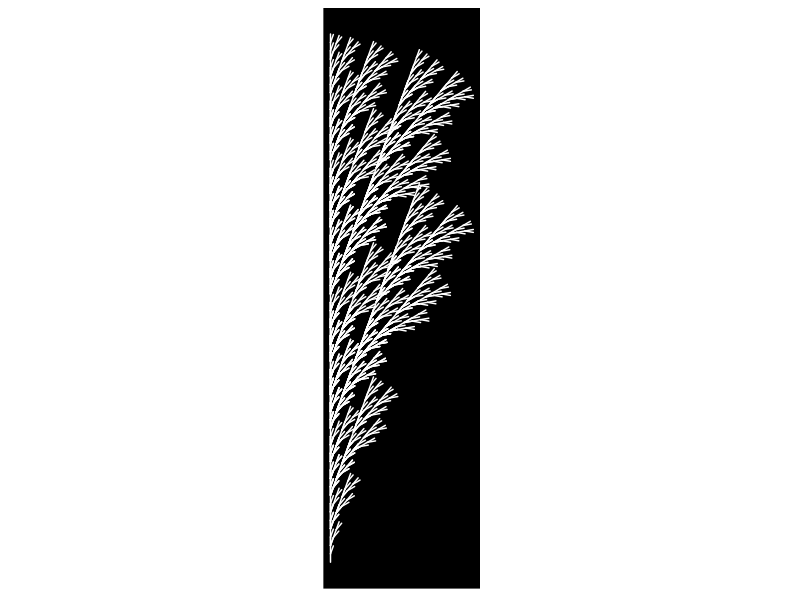

Write the R code that produced this figure.
library(gsubfn)
library(stringr)
library(dplyr)
library(ggplot2)
#https://fronkonstin.com/2017/06/26/a-shiny-app-to-draw-curves-based-on-l-systems/
#Plant 1
axiom="F"
rules=list("F"="FF-[-F+F+F]+[+F-F-F]")
angle=22.5
depth=4

#Plant 2
axiom="X"
rules=list("X"="F[+X][-X]FX", "F"="FF")
angle=25.7
depth=7

#Plant 3
axiom="X"
rules=list("X"="F[+X]F[-X]+X", "F"="FF")
angle=20
depth=7

#Plant 4
axiom="X"
rules=list("X"="F-[[X]+X]+F[+FX]-X", "F"="FF")
angle=22.5
depth=5

#Plant 5
axiom="F"
rules=list("F"="F[+F]F[-F]F")
angle=25.7
depth=5

#Plant 6
axiom="F"
rules=list("F"="F[+F]F[-F][F]")
angle=20
depth=5

#Plant 7
axiom="F"
rules=list("F"="F[-F]F[-F][F]")
angle=20
depth=5


for (i in 1:depth) axiom=gsubfn(".", rules, axiom)

actions=str_extract_all(axiom, "\\d*\\+|\\d*\\-|F|L|R|\\[|\\]|\\|") %>% unlist

status=data.frame(x=numeric(0), y=numeric(0), alfa=numeric(0))
points=data.frame(x1 = 0, y1 = 0, x2 = NA, y2 = NA, alfa=90, depth=1)


for (action in actions) 
{
  if (action=="F")
  {
    x=points[1, "x1"]+cos(points[1, "alfa"]*(pi/180))
    y=points[1, "y1"]+sin(points[1, "alfa"]*(pi/180))
    points[1,"x2"]=x
    points[1,"y2"]=y
    data.frame(x1 = x, y1 = y, x2 = NA, y2 = NA, 
               alfa=points[1, "alfa"],
               depth=points[1,"depth"]) %>% rbind(points)->points
  }
  if (action %in% c("+", "-")){
    alfa=points[1, "alfa"]
    points[1, "alfa"]=eval(parse(text=paste0("alfa",action, angle)))
  }
  if(action=="["){ 
    data.frame(x=points[1, "x1"], y=points[1, "y1"], alfa=points[1, "alfa"]) %>% 
      rbind(status) -> status
    points[1, "depth"]=points[1, "depth"]+1
  }
  
  if(action=="]"){ 
    depth=points[1, "depth"]
    points[-1,]->points
    data.frame(x1=status[1, "x"], y1=status[1, "y"], x2=NA, y2=NA, 
               alfa=status[1, "alfa"],
               depth=depth-1) %>% 
      rbind(points) -> points
    status[-1,]->status
  }
}

ggplot() + 
  geom_segment(aes(x = x1, y = y1, xend = x2, yend = y2), 
               lineend = "round", 
               colour="white",
               data=na.omit(points)) + 
  coord_fixed(ratio = 1) +
  theme(legend.position="none",
        panel.background = element_rect(fill="black"),
        panel.grid=element_blank(),
        axis.ticks=element_blank(),
        axis.title=element_blank(),
        axis.text=element_blank())
